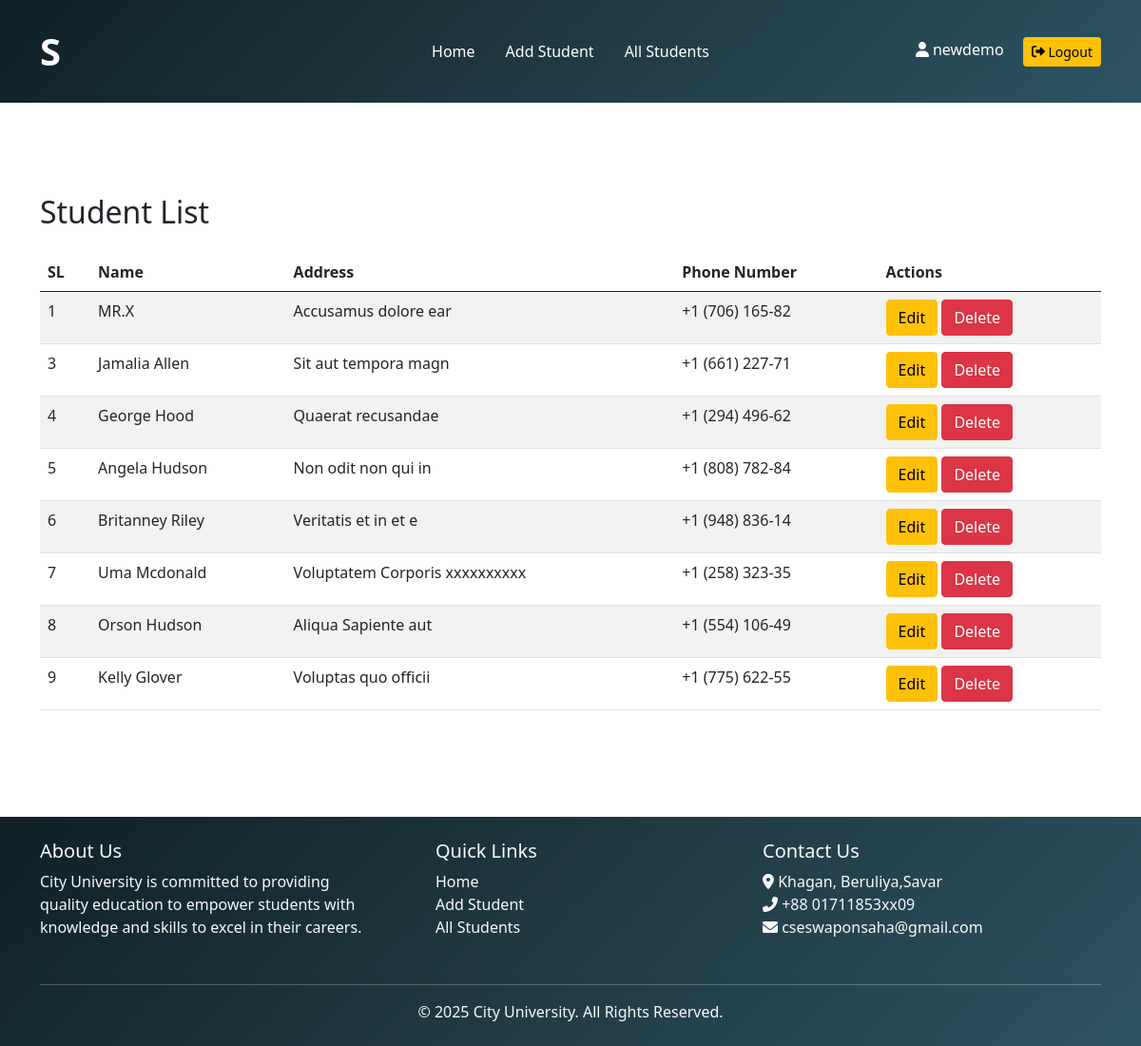
The app's page /view/studentlist.php (signed in) with its own data.
### tables this page shows
CREATE TABLE `student` (
  `id` int(11) NOT NULL,
  `name` varchar(255) NOT NULL,
  `address` text NOT NULL,
  `phone_number` varchar(15) NOT NULL
);

### controller/studentlist.php (called while the page is built, shortened)
<?php
    include('../config/db.config.php');
    $sql = "SELECT * FROM student";
    $result = mysqli_query($db, $sql);
?>

### view/studentlist.php (the view, shortened to what this page needs)
<?php
    include('../controller/studentlist.php');
?>
<!DOCTYPE html>
<html lang="en">
<head>
</head>
<body>
    <?php include('../shared/header.php') ?>
    <main class="container my-5 py-5">
        <h2 class="mb-4">Student List</h2>
        <table class="table table-striped">
            <thead>
                <tr>
                    <th>SL</th>
                    <th>Name</th>
                    <th>Address</th>
                    <th>Phone Number</th>
                    <th>Actions</th>
                </tr>
            </thead>
            <tbody>
                <?php
                while ($row = mysqli_fetch_assoc($result)) {
                    echo "<tr>
                            <td>{$row['id']}</td>
                            <td>{$row['name']}</td>
                            <td>{$row['address']}</td>
                            <td>{$row['phone_number']}</td>
                            <td>
                                <button class='btn btn-warning' data-bs-toggle='modal' data-bs-target='#editModal' data-id='{$row['id']}' data-name='{$row['name']}' data-address='{$row['address']}' data-phone='{$row['phone_number']}'>Edit</button>
                                <button class='btn btn-danger' data-bs-toggle='modal' data-bs-target='#deleteModal' data-id='{$row['id']}'>Delete</button>
                            </td>
                          </tr>";
                }
                ?>
            </tbody>
        </table>
    </main>
    <?php include('../shared/footer.php') ?>
</body>
</html>

### style/header.css (style rules this page uses)
body { overflow-x: hidden; }

### records on screen
student: id "1", name "MR.X", address "Accusamus dolore ear", phone_number "+1 (706) 165-82"
student: id "3", name "Jamalia Allen", address "Sit aut tempora magn", phone_number "+1 (661) 227-71"
student: id "4", name "George Hood", address "Quaerat recusandae", phone_number "+1 (294) 496-62"
student: id "5", name "Angela Hudson", address "Non odit non qui in", phone_number "+1 (808) 782-84"
student: id "6", name "Britanney Riley", address "Veritatis et in et e", phone_number "+1 (948) 836-14"
student: id "7", name "Uma Mcdonald", address "Voluptatem Corporis xxxxxxxxxx", phone_number "+1 (258) 323-35"
student: id "8", name "Orson Hudson", address "Aliqua Sapiente aut", phone_number "+1 (554) 106-49"
student: id "9", name "Kelly Glover", address "Voluptas quo officii", phone_number "+1 (775) 622-55"

### other values on screen
$username "newdemo"
